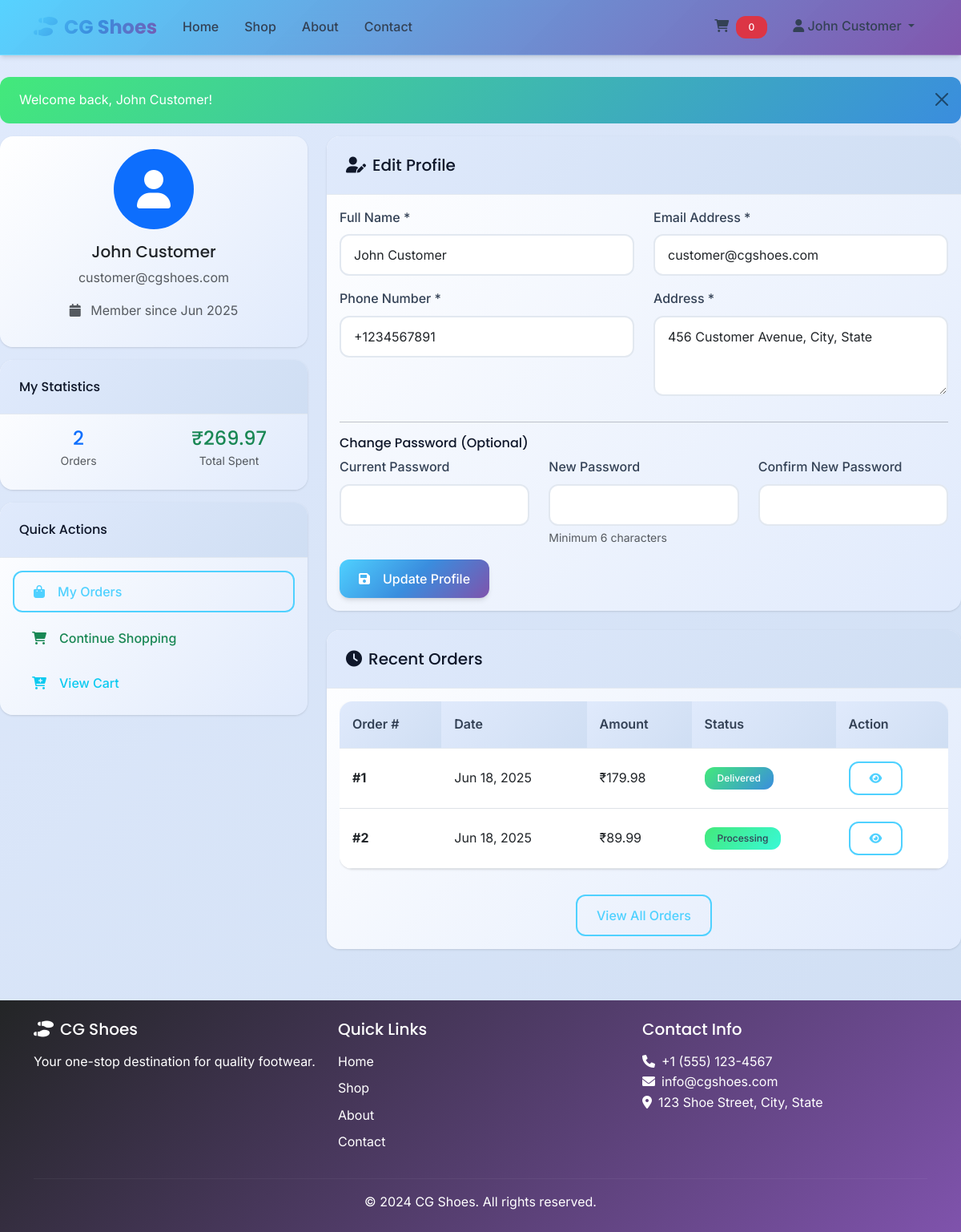
The page /user/profile.php (signed in) on the database as committed earlier.
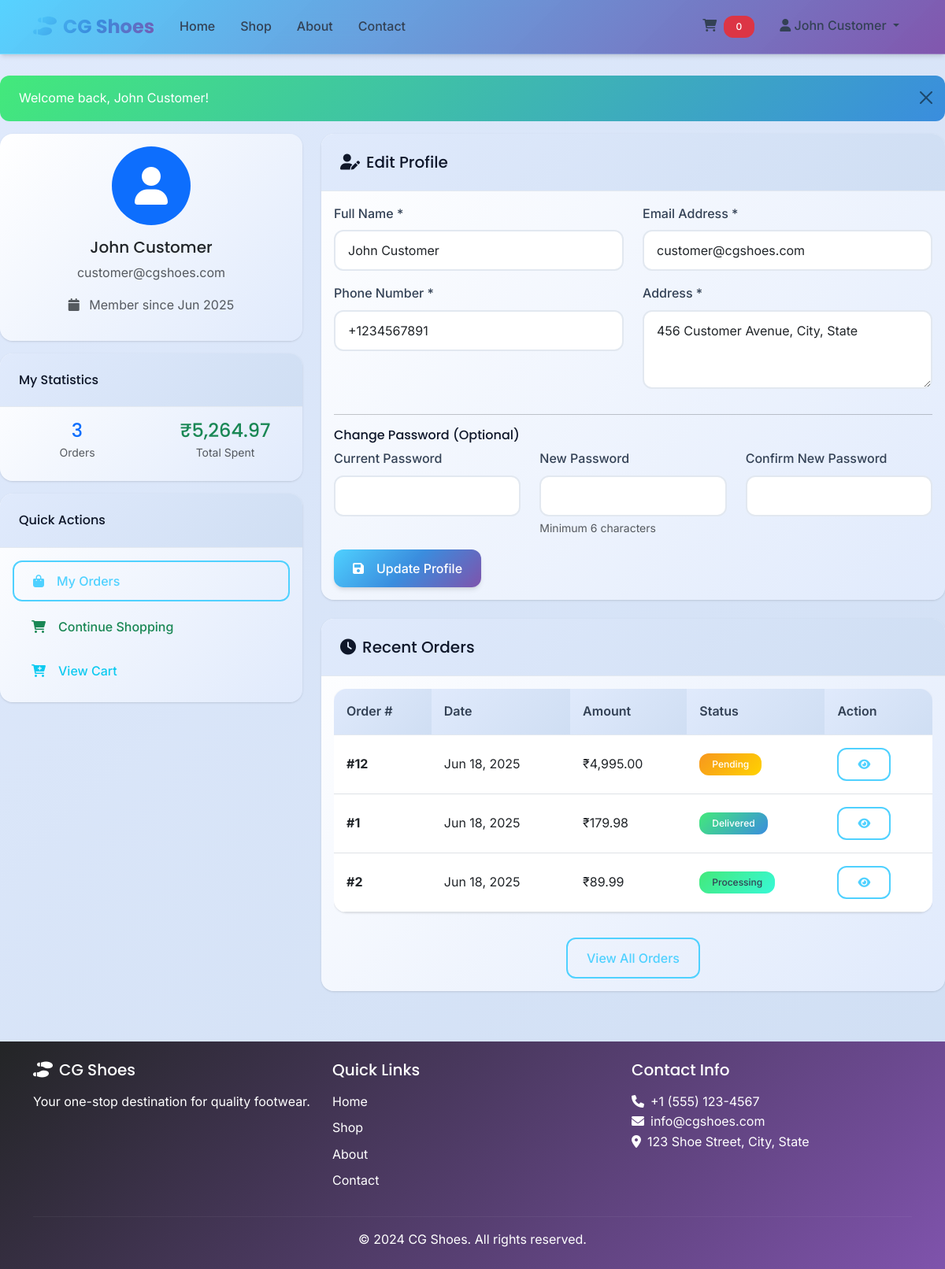
The same page on the database as committed later.
### tables this page shows
CREATE TABLE `orders` (
  `id` int(11) NOT NULL,
  `user_id` int(11) NOT NULL,
  `total_amount` decimal(10,2) NOT NULL,
  `status` varchar(50) DEFAULT 'pending',
  `created_at` datetime DEFAULT current_timestamp()
);

### includes/functions.php (called while the page is built, shortened)
<?php
function formatPrice($price) {
    return '₹' . number_format($price, 2);
}
?>

### user/profile.php (the view, shortened to what the changed rows need)
<?php
require_once '../includes/header.php';
$stmt = $pdo->prepare("SELECT COUNT(*) as total_orders FROM orders WHERE user_id = ?");
$stmt->execute([$_SESSION['user_id']]);
$total_orders = $stmt->fetch()['total_orders'];
$stmt = $pdo->prepare("SELECT SUM(total_amount) as total_spent FROM orders WHERE user_id = ? AND status != 'cancelled'");
$stmt->execute([$_SESSION['user_id']]);
$total_spent = $stmt->fetch()['total_spent'] ?: 0;
$stmt = $pdo->prepare("SELECT * FROM orders WHERE user_id = ? ORDER BY created_at DESC LIMIT 3");
$stmt->execute([$_SESSION['user_id']]);
$recent_orders = $stmt->fetchAll();
?>
<div class="row">
    <div class="col-lg-4 mb-4">
        <div class="card mt-3">
            <div class="card-body">
                <div class="row text-center">
                    <div class="col-6">
                        <div class="mb-2">
                            <h4 class="text-primary mb-0"><?php echo $total_orders; ?></h4>
                            <small class="text-muted">Orders</small>
                        </div>
                    </div>
                    <div class="col-6">
                        <div class="mb-2">
                            <h4 class="text-success mb-0"><?php echo formatPrice($total_spent); ?></h4>
                            <small class="text-muted">Total Spent</small>
                        </div>
                    </div>
                </div>
            </div>
        </div>
    </div>
    <div class="col-lg-8">
        <div class="card">
            <div class="card-body">
                <?php if (empty($recent_orders)): ?>
                <div class="text-center py-3">
                    <i class="fas fa-shopping-bag fa-2x text-muted mb-3"></i>
                    <p class="text-muted">No orders yet</p>
                    <a href="../shop.php" class="btn btn-primary">
                        <i class="fas fa-shopping-cart me-2"></i>Start Shopping
                    </a>
                </div>
                <?php else: ?>
                <div class="table-responsive">
                    <table class="table table-hover">
                        <thead>
                            <tr>
                                <th>Order #</th>
                                <th>Date</th>
                                <th>Amount</th>
                                <th>Status</th>
                                <th>Action</th>
                            </tr>
                        </thead>
                        <tbody>
                            <?php foreach ($recent_orders as $order): ?>
                            <tr>
                                <td><strong>#<?php echo $order['id']; ?></strong></td>
                                <td><?php echo date('M d, Y', strtotime($order['created_at'])); ?></td>
                                <td><?php echo formatPrice($order['total_amount']); ?></td>
                                <td>
                                    <span class="badge status-<?php echo strtolower($order['status']); ?>">
                                        <?php echo ucfirst($order['status']); ?>
                                    </span>
                                </td>
                                <td>
                                    <a href="orders.php?order_id=<?php echo $order['id']; ?>" class="btn btn-outline-primary btn-sm">
                                        <i class="fas fa-eye"></i>
                                    </a>
                                </td>
                            </tr>
                            <?php endforeach; ?>
                        </tbody>
                    </table>
                </div>
                <?php endif; ?>
            </div>
        </div>
    </div>
</div>
<?php require_once '../includes/footer.php'; ?>

Rows that differ between the two databases and show on the page:
added orders: id "12", created_at "Jun 18, 2025", total_amount "₹4,995.00", status "Pending"
Other text that changed with them:
$total_orders: "2" → "3"
formatPrice($total_spent): "₹269.97" → "₹5,264.97"
